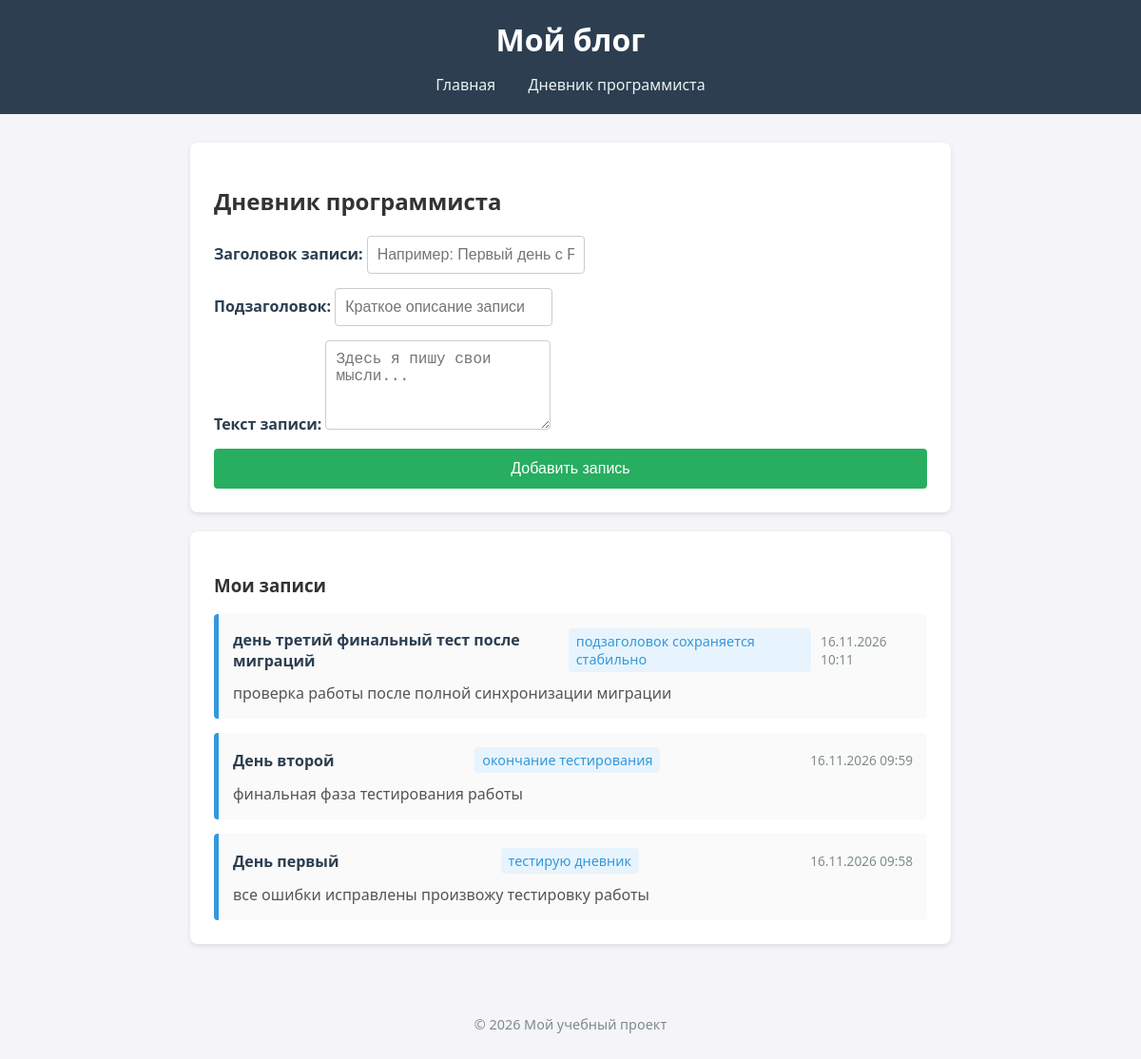
The app's page /notes with its own data.
### app.py (models this page shows, shortened)
class Notes(db.Model):
    id = db.Column(db.Integer, primary_key=True)
    title = db.Column(db.String(100), nullable=False)
    subtitle = db.Column(db.String(200))
    content = db.Column(db.Text, nullable=False)
    date = db.Column(db.DateTime, default=datetime.utcnow)

### app.py (the view, shortened to what this page needs)
@app.route('/notes', methods=['GET', 'POST'])
def programmer_diary():
    notes = Notes.query.order_by(Notes.date.desc()).all()
    return render_template('notes.html', notes=notes)

### templates/notes.html
{% extends "index.html" %}
{% block main %}
<section class="diary-section">
    <h2>Дневник программиста</h2>
    <form method="POST" action="{{ url_for('programmer_diary') }}" class="note-form">
        <div class="form-group">
            <label for="title">Заголовок записи:</label>
            <input type="text" id="title" name="title" placeholder="Например: Первый день с Flask" required>
        </div>
        <div class="form-group">
            <label for="subtitle">Подзаголовок:</label>
            <input type="text" id="subtitle" name="subtitle" placeholder="Краткое описание записи">
        </div>
        <div class="form-group">
            <label for="content">Текст записи:</label>
            <textarea id="content" name="content" rows="4" placeholder="Здесь я пишу свои мысли..." required></textarea>
        </div>
        <button type="submit" class="btn-add">Добавить запись</button>
    </form>
</section>
<section class="notes-list">
    <h3>Мои записи</h3>
    {% if notes %}
        <div class="cards-container">
            {% for note in notes %}
                <div class="note-card">
                    <div class="note-header">
                        <h4>{{ note.title }}</h4>
                        {% if note.subtitle %}
                            <span class="note-subtitle">{{ note.subtitle }}</span>
                {% endif %}
                <span class="note-date">{{ note.date.strftime('%d.%m.%Y %H:%M') }}</span>
            </div>
            <p class="note-text">{{ note.content }}</p>
        </div>
            {% endfor %}
        </div>
    {% else %}
        <p class="empty-message">Пока нет ни одной записи. Добавьте первую!</p>
    {% endif %}
</section>
{% endblock %}

### templates/index.html (shortened to what this page needs)
<!DOCTYPE html>
<html lang="ru">
<head>
    <link rel="stylesheet" href="{{ url_for('static', filename='style.css') }}">
</head>
<body>
    <header>
        <h1>Мой блог</h1>
        <nav>
            <a href="{{ url_for('index') }}">Главная</a>
            <a href="{{ url_for('programmer_diary') }}">Дневник программиста</a>
        </nav>
    </header>
    <main>
        {% block main %}{% endblock %}
    </main>
    <footer>
        <p>&copy; 2026 Мой учебный проект</p>
    </footer>
</body>
</html>

### static/style.css (style rules this page uses)
body { font-family: 'Segoe UI', Tahoma, Geneva, Verdana, sans-serif; margin: 0; padding: 0; background-color: #f4f4f9; color: #333; }
header { background-color: #2c3e50; color: white; padding: 20px 0; text-align: center; }
header h1 { margin: 0; font-size: 2rem; }
nav { margin-top: 15px; }
nav a { color: #ecf0f1; text-decoration: none; margin: 0 15px; font-weight: 500; transition: color 0.3s; }
main { max-width: 800px; margin: 30px auto; padding: 0 20px; }
.diary-section, .notes-list { background: white; padding: 25px; border-radius: 8px; box-shadow: 0 2px 5px rgba(0,0,0,0.1); margin-bottom: 20px; }
.note-form { display: flex; flex-direction: column; gap: 15px; }
.form-group label { font-weight: bold; color: #2c3e50; }
.form-group input, .form-group textarea { padding: 10px; border: 1px solid #ccc; border-radius: 4px; font-size: 1rem; }
.btn-add { padding: 12px; background-color: #27ae60; color: white; border: none; border-radius: 4px; cursor: pointer; font-size: 1rem; transition: background 0.3s; }
.cards-container { display: flex; flex-direction: column; gap: 15px; }
.note-card { border-left: 5px solid #3498db; padding: 15px; background-color: #fafafa; border-radius: 4px; }
.note-header { display: flex; justify-content: space-between; align-items: center; margin-bottom: 10px; }
.note-header h4 { margin: 0; color: #2c3e50; }
.note-date { font-size: 0.85rem; color: #7f8c8d; }
.note-text { margin: 0; line-height: 1.5; color: #555; }
.note-subtitle { font-size: 0.9rem; color: #3498db; font-weight: 500; margin-right: 10px; background-color: #e8f4fd; padding: 4px 8px; border-radius: 4px; }
footer { text-align: center; padding: 20px; margin-top: 40px; color: #7f8c8d; font-size: 0.9rem; }

### records on screen
Notes: title "день третий финальный тест после миграций", subtitle "подзаголовок сохраняется стабильно", date "16.11.2026 10:11", content "проверка работы после полной синхронизации миграции"
Notes: title "День второй", subtitle "окончание тестирования", date "16.11.2026 09:59", content "финальная фаза тестирования работы"
Notes: title "День первый", subtitle "тестирую дневник", date "16.11.2026 09:58", content "все ошибки исправлены произвожу тестировку работы"
